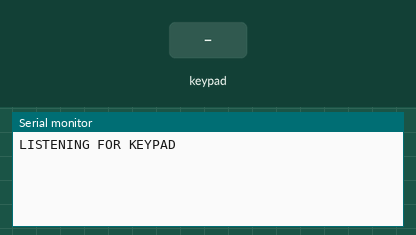
Simulated run of this sketch. Board: Arduino Uno, built with avr-gcc and run on an emulated ATmega328P. On the bench: the last lines printed to the serial monitor. The test bench sets the inputs (shaded band).

Above: at 1.2 s.
1.3 s: key '1' pressed
At 2.5 s:
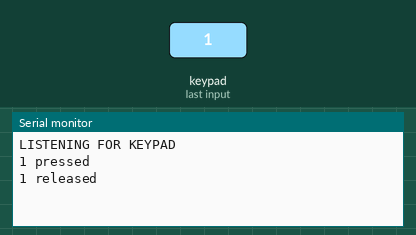
2.9 s: keypad keys 4 5 6 7 # pressed 0.4 s apart
At 6.0 s:
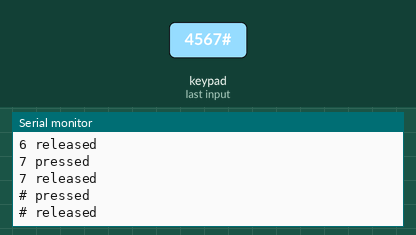
6.4 s: key 'A' pressed
At 7.7 s:
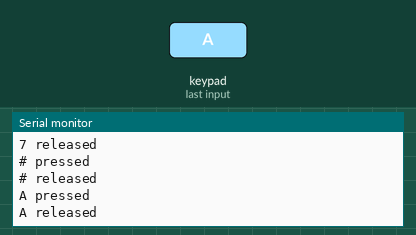
8.0 s: keypad keys 4 5 6 7 * pressed 0.4 s apart
At 10.1 s:
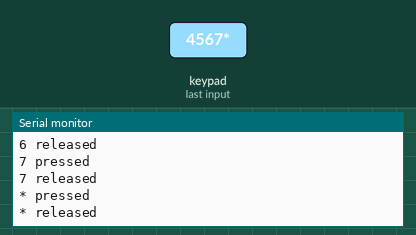
11.5 s: key 'B' pressed
At 12.8 s:
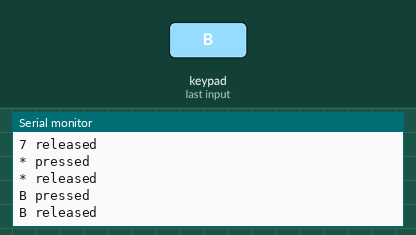
13.1 s: keypad keys 4 5 6 7 D pressed 0.4 s apart
At 15.3 s:
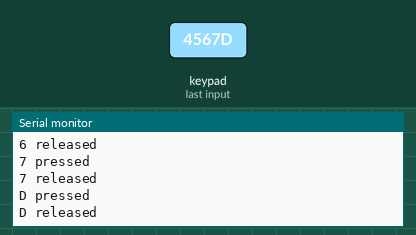
Timing chart, 0 to 16.8 s (numbered marks = the images above; inputs shaded):
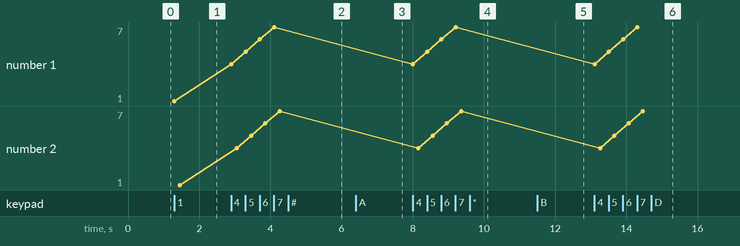

The sketch:

keypad_generic.ino
```cpp
#include "Adafruit_Keypad.h"

const byte ROWS = 4; // rows
const byte COLS = 4; // columns
//define the symbols on the buttons of the keypads
char keys[ROWS][COLS] = {
  {'1', '2', '3', 'A'},
  {'4', '5', '6', 'B'},
  {'7', '8', '9', 'C'},
  {'*', '0', '#', 'D'}
};
//byte rowPins[ROWS] = {4, 5, 6, 7}; //connect to the row pinouts of the keypad
//byte colPins[COLS] = {8, A3, A2, A1}; //connect to the column pinouts of the keypad
byte colPins[ROWS] = {4, 5, 6, 7}; //connect to the row pinouts of the keypad
byte rowPins[COLS] = {8, A3, A2, A1}; //connect to the column pinouts of the keypad

//initialize an instance of class NewKeypad
Adafruit_Keypad customKeypad = Adafruit_Keypad( makeKeymap(keys), rowPins, colPins, ROWS, COLS);

void setup() {
  Serial.begin(9600);
  while (!Serial) {
    ;
  }

  Serial.println("LISTENING FOR KEYPAD");
  customKeypad.begin();

}

void loop() {
  // put your main code here, to run repeatedly:
  customKeypad.tick();

  while (customKeypad.available()) {
    keypadEvent e = customKeypad.read();
    Serial.print((char)e.bit.KEY);
    if (e.bit.EVENT == KEY_JUST_PRESSED) Serial.println(" pressed");
    else if (e.bit.EVENT == KEY_JUST_RELEASED) Serial.println(" released");
  }

  delay(10);
}
```

Measured:
- after the input at 1.3 s, the serial monitor: prints a new line at once (image 1)
- after the input at 2.9 s, the serial monitor: prints a new line at once (image 2)
- after the input at 6.4 s, the serial monitor: prints a new line at once (image 3)
- after the input at 8.0 s, the serial monitor: prints a new line at once (image 4)
- after the input at 11.5 s, the serial monitor: prints a new line at once (image 5)
- after the input at 13.1 s, the serial monitor: prints a new line at once (image 6)
- plotted number 1: 1 → 7 after the input at 2.9 s
- plotted number 2: 1 → 7 after the input at 2.9 s
